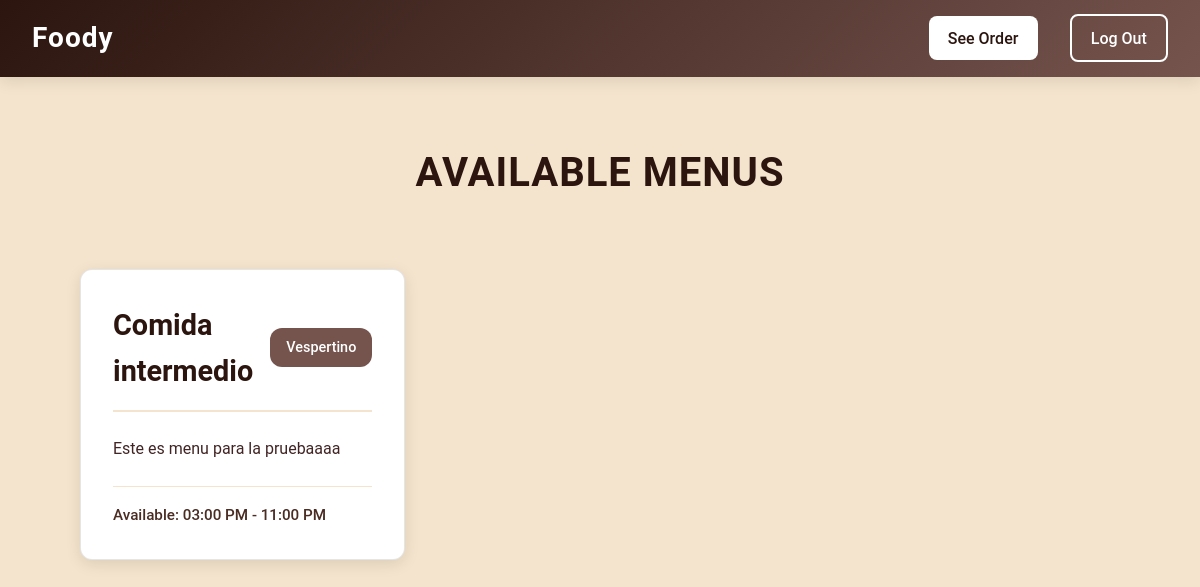
The page /Foody/InterfacesEmpleadohtml/selectMenu.php (signed in) on the database its author committed.
### tables this page shows
CREATE TABLE `menu` (
  `code` varchar(5) NOT NULL,
  `name` varchar(30) NOT NULL,
  `description` varchar(60) NOT NULL,
  `menu_type` int NOT NULL,
  PRIMARY KEY (`code`),
  KEY `menu_type` (`menu_type`),
  CONSTRAINT `menu_type` FOREIGN KEY (`menu_type`) REFERENCES `menu_type` (`num`)
);

CREATE TABLE `menu_type` (
  `num` int NOT NULL AUTO_INCREMENT,
  `description` varchar(10) NOT NULL,
  `start_time` time NOT NULL,
  `end_time` time NOT NULL,
  PRIMARY KEY (`num`)
);

### Foody/InterfacesEmpleadohtml/selectMenu.php (the view, shortened to what this page needs)
<?php
require_once __DIR__ . '/../php/login.php';
class MenuSystem {
    private $conn;
    private $employeeDiningRoom;
    private $errorMessage;
    public function __construct($conn) {
        $this->conn = $conn;
        $this->setEmployeeDiningRoom();
    }
    private function setEmployeeDiningRoom() {
        $query = "SELECT dr.num
                 FROM employee e
                 INNER JOIN factory f ON e.factory = f.code
                 INNER JOIN diningRoom dr ON dr.factory = f.code
                 WHERE e.num = ?";
        try {
            $stmt = $this->conn->prepare($query);
            $stmt->bind_param("i", $_SESSION['employee_num']);
            $stmt->execute();
            $result = $stmt->get_result();
            if ($row = $result->fetch_assoc()) {
                $this->employeeDiningRoom = $row['num'];
            } else {
                $this->errorMessage = "Assigned dining room not found";
            }
        } catch (Exception $e) {
            $this->errorMessage = "Error: " . $e->getMessage();
        }
    }
    public function getAvailableMenus() {
        $currentTime = date('H:i:s');
        $query = "SELECT DISTINCT
                    m.code as menu_code,
                    m.name as menu_name,
                    m.description as menu_description,
                    mt.description as menu_type,
                    mt.start_time,
                    mt.end_time
                FROM menu m
                INNER JOIN menu_type mt ON m.menu_type = mt.num
                INNER JOIN dining_menu dm ON m.code = dm.menu
                WHERE dm.diningRoom = ?
                AND (
                    CASE
                        WHEN mt.start_time <= mt.end_time
                        THEN ? BETWEEN mt.start_time AND mt.end_time
                        ELSE ? >= mt.start_time OR ? <= mt.end_time
                    END
                )
                ORDER BY mt.start_time";
        try {
            $stmt = $this->conn->prepare($query);
            $stmt->bind_param("isss",
                $this->employeeDiningRoom,
                $currentTime,
                $currentTime,
                $currentTime
            );
            $stmt->execute();
            $result = $stmt->get_result();
            $menus = [];
            while ($row = $result->fetch_assoc()) {
                $menus[] = $row;
            }
            return $menus;
        } catch (Exception $e) {
            error_log("Error fetching menus: " . $e->getMessage());
            $this->errorMessage = "Error fetching menus: " . $e->getMessage();
            return [];
        }
    }
    public function hasError() {
        return !empty($this->errorMessage);
    }
}
$menuSystem = null;
$availableMenus = [];
$error = null;
try {
    $menuSystem = new MenuSystem($conn);
    $availableMenus = $menuSystem->getAvailableMenus();
} catch (Exception $e) {
    $error = $e->getMessage();
    error_log("MenuSystem Error: " . $e->getMessage());
}
?>
<!DOCTYPE html>
<html lang="en">
<head>
    <link rel="stylesheet" href="/css/Employe/selectMenu.css">
</head>
<body>
<header>
    <div class="menu">
        <a href="inicioEmpleado.php" class="logo">Foody</a>
        <nav class="navbar">
            <ul>
                <li>
                    <a href="orderEmplo.php" id="view-orders" class="view-order-btn">See Order</a>
                </li>
                <li><a href="../index.php" class="log-off">Log Out</a></li>
            </ul>
        </nav>
    </div>
</header>
<main>
    <?php if ($error): ?>
        <div class="error-message">
            <?= htmlspecialchars($error) ?>
        </div>
    <?php elseif ($menuSystem->hasError()): ?>
        <div class="error-message">
            <?= htmlspecialchars($menuSystem->getError()) ?>
        </div>
    <?php else: ?>
        <section class="menus-section">
            <h2>Available Menus</h2>
            <?php if (empty($availableMenus)): ?>
                <p>No menus available at this time.</p>
            <?php else: ?>
                <div class="menu-grid">
                    <?php foreach ($availableMenus as $menu): ?>
                        <div class="menu-card" onclick="window.location.href='categoryEmplo.php?menu=<?= htmlspecialchars($menu['menu_code']) ?>'">
                            <div class="menu-header">
                                <h3><?= htmlspecialchars($menu['menu_name']) ?></h3>
                                <span class="menu-type"><?= htmlspecialchars($menu['menu_type']) ?></span>
                            </div>
                            <p><?= htmlspecialchars($menu['menu_description']) ?></p>
                            <div class="menu-time">
                                <p>Available: <?= date('h:i A', strtotime($menu['start_time'])) ?> -
                                   <?= date('h:i A', strtotime($menu['end_time'])) ?></p>
                            </div>
                        </div>
                    <?php endforeach; ?>
                </div>
            <?php endif; ?>
        </section>
    <?php endif; ?>
</main>
</body>
</html>

### Foody/css/Employe/selectMenu.css (style rules this page uses)
:root { --primary-color: #2b150e; --primary-light: #76544e; --secondary-color: #4a2c23; --background-color: #f4e4cd; --white: #ffffff; --text-color: #422424; --success-color: #10b981; --error-color: #ef4444; --shadow: 0 4px 15px rgba(0, 0, 0, 0.1); --border-radius: 12px; --transition: all 0.3s ease; }
* { margin: 0; padding: 0; box-sizing: border-box; text-decoration: none; }
body { font-family: 'Roboto', sans-serif; background-color: var(--background-color); color: var(--text-color); line-height: 1.6; min-height: 100vh; }
header { background: linear-gradient(135deg, var(--primary-color) 0%, var(--primary-light) 100%); padding: 1rem 0; box-shadow: var(--shadow); position: sticky; top: 0; z-index: 1000; }
.menu { display: flex; justify-content: space-between; align-items: center; max-width: 1400px; margin: 0 auto; padding: 0 2rem; }
.logo { font-size: 28px; font-weight: 700; color: var(--white); letter-spacing: 1px; transition: var(--transition); }
.navbar ul { display: flex; gap: 2rem; align-items: center; list-style: none; }
.navbar a { color: var(--white); font-weight: 500; padding: 0.8rem 1.2rem; border-radius: 8px; transition: var(--transition); }
.view-order-btn { background-color: var(--white); color: var(--primary-color) !important; font-weight: 600; }
.log-off { border: 2px solid var(--white); }
main { max-width: 1400px; margin: 2rem auto; padding: 0 2rem; }
.menus-section, .category-container { padding: 2rem; }
h2 { text-align: center; color: var(--primary-color); font-size: 2.5rem; margin-bottom: 3rem; font-weight: 700; text-transform: uppercase; letter-spacing: 1px; }
.menu-grid, .container-products { display: grid; grid-template-columns: repeat(auto-fill, minmax(320px, 1fr)); gap: 2rem; padding: 1rem; }
.menu-card, .card-product { background: var(--white); border-radius: var(--border-radius); box-shadow: var(--shadow); padding: 2rem; transition: var(--transition); border: 1px solid rgba(0, 0, 0, 0.1); }
.menu-card { cursor: pointer; display: flex; flex-direction: column; gap: 1.5rem; }
.menu-header { display: flex; justify-content: space-between; align-items: center; border-bottom: 2px solid var(--background-color); padding-bottom: 1rem; }
.menu-header h3 { color: var(--primary-color); font-size: 1.8rem; font-weight: 600; }
.menu-type { background-color: var(--primary-light); color: var(--white); padding: 0.5rem 1rem; border-radius: var(--border-radius); font-size: 0.9rem; font-weight: 500; }
.menu-time { margin-top: auto; padding-top: 1rem; border-top: 1px solid var(--background-color); }
.menu-time p { color: var(--secondary-color); font-weight: 500; font-size: 0.95rem; }

### rows shown on the page
menu: name "Comida intermedio", menu_type.description "Vespertino", description "Este es menu para la pruebaaaa", menu_type.start_time "03:00 PM", menu_type.end_time "11:00 PM"
